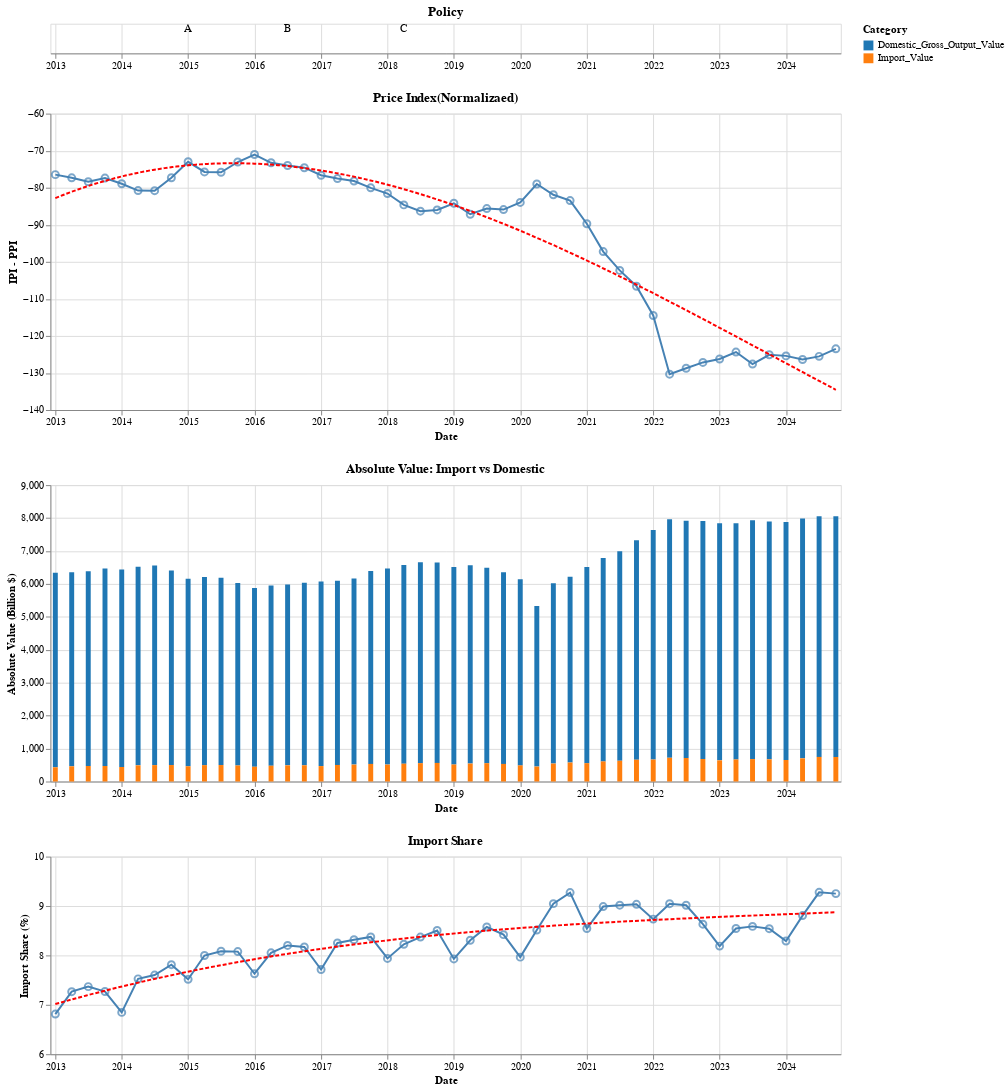

Here is the notebook cell this chart was saved with:
### Code cell
import pandas as pd
import altair as alt

# prepare dataframe
df_imp = pd.read_csv('../data/Processed/import_domestic/import.csv', names=['Quarter','Import_Value'],skiprows=1)
df_dmst  = pd.read_csv('../data/Processed/import_domestic/domestic_gross_output.csv', names=['Quarter','Domestic_Gross_Output_Value'],skiprows=1)

df = df_imp.merge(df_dmst, on='Quarter')
df['Date'] = pd.PeriodIndex(df['Quarter'], freq='Q').to_timestamp()
df['Share']   = df['Import_Value'] / (df['Import_Value'] + df['Domestic_Gross_Output_Value']) * 100
df = pd.merge(df, df_merge, how = "left", on = 'Date')

df_bar = df.melt(
    id_vars=['Date'],
    value_vars=['Domestic_Gross_Output_Value','Import_Value'],
    var_name='Type',
    value_name='Amount'
)

# build selector
nearest = alt.selection_point(
    fields=['Date'],
    nearest=True,
    on='mouseover',
    empty='none'
)

# build policy row
policy_bars = alt.Chart(policies).mark_rect().encode(
    x='start:T',
    x2='end:T',
    y=alt.value(0),        
    y2=alt.value(1),
    color=alt.Color('policy:N',
                    scale=alt.Scale(scheme='category10'))
).properties(height=30)

policy_labels = alt.Chart(policies).mark_text(
    baseline='middle', dy=-10, color='black'
).encode(
    x=alt.X('start:T', title=None),   
    text='policy:N'
).properties(height=30)

policy_row = alt.layer(policy_bars, policy_labels).properties(
    width=800,   
    title='Policy'
)

# build price index difference line chart
diff_line = alt.Chart(df).mark_line(color='steelblue', strokeWidth=2).encode(
    x=alt.X('Date:T', title='Date'),
    y=alt.Y('PriceDiff:Q', title='IPI - PPI', scale=alt.Scale(domain=[-140, -60])),
    tooltip=['Date:T', 'PriceDiff:Q']
)

points = alt.Chart(df).mark_point(
    color='steelblue', size=50
).encode(
    x='Date:T',
    y='PriceDiff:Q'
)

trend_line = diff_line.transform_regression(
    'Date', 'PriceDiff', method='poly', order=3
).mark_line(color='red', strokeDash=[4,2], strokeWidth=2)

price_text = alt.Chart(df).transform_filter(nearest).mark_text(
    dy=-10, color='black'
).encode(
    x='Date:T',
    y='PriceDiff:Q',
    text=alt.Text('PriceDiff:Q', format='.2f'))

line_rule = alt.Chart(df).mark_rule(color='gray').encode(
    x='Date:T'
).transform_filter(nearest)

price_index_chart = alt.layer(diff_line, points, trend_line, line_rule, price_text).properties(
    width=800,   
    title='Price Index(Normalizaed)'
)

# build top
bars = alt.Chart(df_bar).mark_bar().encode(
    x=alt.X('Date:T',),
    y=alt.Y('Amount:Q', title='Absolute Value (Billion $)'),
    color=alt.Color('Type:N',
                    scale=alt.Scale(domain=['Domestic_Gross_Output_Value','Import_Value'],
                                    range=['#4C78A8','#F58518']),
                    legend=alt.Legend(title='Category'))
)

bars_points = alt.Chart(df_bar).mark_point(size=100, opacity=0).encode(
    x='Date:T',
    y='Amount:Q'
).add_selection(nearest)

bars_rule = alt.Chart(df).mark_rule(color='gray').encode(
    x='Date:T'
).transform_filter(nearest)

bars_text = alt.Chart(df_bar).transform_filter(nearest).mark_text(
    dy=-5
).encode(
    x='Date:T',
    y='Amount:Q',
    text=alt.Text('Amount:Q', format='.0f'),
    detail='Type:N'      
)

top = alt.layer(bars, bars_points, bars_rule, bars_text).properties(
    width=800, height=300,
    title='Absolute Value: Import vs Domestic'
)

# build bottom
raw_line = alt.Chart(df).mark_line(
    color='steelblue', strokeWidth=2
).encode(
    x='Date:T',
    y=alt.Y('Share:Q', title='Import Share (%)', scale = alt.Scale(domain=[6, 10])),
)

points = alt.Chart(df).mark_point(
    color='steelblue', size=50
).encode(
    x='Date:T',
    y='Share:Q'
)

trend = alt.Chart(df).transform_regression(
    'Date', 'Share', method='poly', order=3
).mark_line(
    color='red', strokeDash=[4,2], strokeWidth=2
).encode(
    x='Date:T',
    y='Share:Q'
)

line_rule = alt.Chart(df).mark_rule(color='gray').encode(
    x='Date:T'
).transform_filter(nearest)

line_text = alt.Chart(df).transform_filter(nearest).mark_text(
    dy=-10, color='black'
).encode(
    x='Date:T',
    y='Share:Q',
    text=alt.Text('Share:Q', format='.2f')
)

bottom = alt.layer(raw_line, points, trend, line_rule, line_text).properties(
    width=800, height=200,
    title='Import Share'
)

# assemble
chart = alt.vconcat(policy_row, price_index_chart, top, bottom).resolve_scale(
    x='shared',    
    y='independent' 
)

chart

### Figure 1 — Vega-Lite specification as saved in the notebook (floating-point values rounded to 4 significant figures)
{"config": {"view": {"continuousWidth": 300, "continuousHeight": 300}}, "vconcat": [{"layer": [{"mark": {"type": "rect"}, "encoding": {"color": {"field": "policy", "scale": {"scheme": "category10"}, "type": "nominal"}, "x": {"field": "start", "type": "temporal"}, "x2": {"field": "end"}, "y": {"value": 0}, "y2": {"value": 1}}}, {"mark": {"type": "text", "baseline": "middle", "color": "black", "dy": -10}, "encoding": {"text": {"field": "policy", "type": "nominal"}, "x": {"field": "start", "title": null, "type": "temporal"}}}], "data": {"name": "data-03f48061e68c70d9641bb37fc0306d4b"}, "height": 30, "title": "Policy", "width": 800}, {"layer": [{"mark": {"type": "line", "color": "steelblue", "strokeWidth": 2}, "encoding": {"tooltip": [{"field": "Date", "type": "temporal"}, {"field": "PriceDiff", "type": "quantitative"}], "x": {"field": "Date", "title": "Date", "type": "temporal"}, "y": {"field": "PriceDiff", "scale": {"domain": [-140, -60]}, "title": "IPI - PPI", "type": "quantitative"}}}, {"mark": {"type": "point", "color": "steelblue", "size": 50}, "encoding": {"x": {"field": "Date", "type": "temporal"}, "y": {"field": "PriceDiff", "type": "quantitative"}}}, {"mark": {"type": "line", "color": "red", "strokeDash": [4, 2], "strokeWidth": 2}, "encoding": {"tooltip": [{"field": "Date", "type": "temporal"}, {"field": "PriceDiff", "type": "quantitative"}], "x": {"field": "Date", "title": "Date", "type": "temporal"}, "y": {"field": "PriceDiff", "scale": {"domain": [-140, -60]}, "title": "IPI - PPI", "type": "quantitative"}}, "transform": [{"on": "Date", "regression": "PriceDiff", "method": "poly", "order": 3}]}, {"mark": {"type": "rule", "color": "gray"}, "encoding": {"x": {"field": "Date", "type": "temporal"}}, "transform": [{"filter": {"param": "param_1", "empty": false}}]}, {"mark": {"type": "text", "color": "black", "dy": -10}, "encoding": {"text": {"field": "PriceDiff", "format": ".2f", "type": "quantitative"}, "x": {"field": "Date", "type": "temporal"}, "y": {"field": "PriceDiff", "type": "quantitative"}}, "transform": [{"filter": {"param": "param_1", "empty": false}}]}], "data": {"name": "data-1258e148820485a53bf685ec652dc108"}, "title": "Price Index(Normalizaed)", "width": 800}, {"layer": [{"data": {"name": "data-da1ffc71125fd02bb24c2d99c550f422"}, "mark": {"type": "bar"}, "encoding": {"color": {"field": "Type", "legend": {"title": "Category"}, "scale": {"domain": ["Domestic_Gross_Output_Value", "Import_Value"], "range": ["#4C78A8", "#F58518"]}, "type": "nominal"}, "x": {"field": "Date", "type": "temporal"}, "y": {"field": "Amount", "title": "Absolute Value (Billion $)", "type": "quantitative"}}}, {"data": {"name": "data-da1ffc71125fd02bb24c2d99c550f422"}, "mark": {"type": "point", "opacity": 0, "size": 100}, "encoding": {"x": {"field": "Date", "type": "temporal"}, "y": {"field": "Amount", "type": "quantitative"}}, "name": "view_1"}, {"data": {"name": "data-1258e148820485a53bf685ec652dc108"}, "mark": {"type": "rule", "color": "gray"}, "encoding": {"x": {"field": "Date", "type": "temporal"}}, "transform": [{"filter": {"param": "param_1", "empty": false}}]}, {"data": {"name": "data-da1ffc71125fd02bb24c2d99c550f422"}, "mark": {"type": "text", "dy": -5}, "encoding": {"detail": {"field": "Type", "type": "nominal"}, "text": {"field": "Amount", "format": ".0f", "type": "quantitative"}, "x": {"field": "Date", "type": "temporal"}, "y": {"field": "Amount", "type": "quantitative"}}, "transform": [{"filter": {"param": "param_1", "empty": false}}]}], "height": 300, "title": "Absolute Value: Import vs Domestic", "width": 800}, {"layer": [{"mark": {"type": "line", "color": "steelblue", "strokeWidth": 2}, "encoding": {"x": {"field": "Date", "type": "temporal"}, "y": {"field": "Share", "scale": {"domain": [6, 10]}, "title": "Import Share (%)", "type": "quantitative"}}}, {"mark": {"type": "point", "color": "steelblue", "size": 50}, "encoding": {"x": {"field": "Date", "type": "temporal"}, "y": {"field": "Share", "type": "quantitative"}}}, {"mark": {"type": "line", "color": "red", "strokeDash": [4, 2], "strokeWidth": 2}, "encoding": {"x": {"field": "Date", "type": "temporal"}, "y": {"field": "Share", "type": "quantitative"}}, "transform": [{"on": "Date", "regression": "Share", "method": "poly", "order": 3}]}, {"mark": {"type": "rule", "color": "gray"}, "encoding": {"x": {"field": "Date", "type": "temporal"}}, "transform": [{"filter": {"param": "param_1", "empty": false}}]}, {"mark": {"type": "text", "color": "black", "dy": -10}, "encoding": {"text": {"field": "Share", "format": ".2f", "type": "quantitative"}, "x": {"field": "Date", "type": "temporal"}, "y": {"field": "Share", "type": "quantitative"}}, "transform": [{"filter": {"param": "param_1", "empty": false}}]}], "data": {"name": "data-1258e148820485a53bf685ec652dc108"}, "height": 200, "title": "Import Share", "width": 800}], "params": [{"name": "param_1", "select": {"type": "point", "fields": ["Date"], "nearest": true, "on": "mouseover"}, "views": ["view_1"]}], "resolve": {"scale": {"x": "shared", "y": "independent"}}, "$schema": "https://vega.github.io/schema/vega-lite/v5.20.1.json", "datasets": {"data-03f48061e68c70d9641bb37fc0306d4b": [{"start": "2015-01-01T00:00:00", "end": "2016-06-30T00:00:00", "policy": "A"}, {"start": "2016-07-01T00:00:00", "end": "2018-03-31T00:00:00", "policy": "B"}, {"start": "2018-04-01T00:00:00", "end": "2020-12-31T00:00:00", "policy": "C"}], "data-1258e148820485a53bf685ec652dc108": [{"Quarter": "2013Q1", "Import_Value": 431.9, "Domestic_Gross_Output_Value": 5908.0, "Date": "2013-01-01T00:00:00", "Share": 6.812, "ImportPI": 117.6, "ProducerPI": 194.1, "PriceDiff": -76.47}, {"Quarter": "2013Q2", "Import_Value": 461.5, "Domestic_Gross_Output_Value": 5891.0, "Date": "2013-04-01T00:00:00", "Share": 7.266, "ImportPI": 116.6, "ProducerPI": 194.0, "PriceDiff": -77.33}, {"Quarter": "2013Q3", "Import_Value": 470.5, "Domestic_Gross_Output_Value": 5915.0, "Date": "2013-07-01T00:00:00", "Share": 7.368, "ImportPI": 115.9, "ProducerPI": 194.3, "PriceDiff": -78.4}, {"Quarter": "2013Q4", "Import_Value": 470.1, "Domestic_Gross_Output_Value": 5998.0, "Date": "2013-10-01T00:00:00", "Share": 7.269, "ImportPI": 115.8, "ProducerPI": 193.2, "PriceDiff": -77.4}, {"Quarter": "2014Q1", "Import_Value": 440.9, "Domestic_Gross_Output_Value": 5999.0, "Date": "2014-01-01T00:00:00", "Share": 6.846, "ImportPI": 116.3, "ProducerPI": 195.2, "PriceDiff": -78.93}, {"Quarter": "2014Q2", "Import_Value": 491.0, "Domestic_Gross_Output_Value": 6034.0, "Date": "2014-04-01T00:00:00", "Share": 7.525, "ImportPI": 116.5, "ProducerPI": 197.3, "PriceDiff": -80.77}, {"Quarter": "2014Q3", "Import_Value": 498.5, "Domestic_Gross_Output_Value": 6059.0, "Date": "2014-07-01T00:00:00", "Share": 7.602, "ImportPI": 116.4, "ProducerPI": 197.2, "PriceDiff": -80.8}, {"Quarter": "2014Q4", "Import_Value": 500.3, "Domestic_Gross_Output_Value": 5904.0, "Date": "2014-10-01T00:00:00", "Share": 7.813, "ImportPI": 114.9, "ProducerPI": 192.2, "PriceDiff": -77.3}, {"Quarter": "2015Q1", "Import_Value": 462.9, "Domestic_Gross_Output_Value": 5697.0, "Date": "2015-01-01T00:00:00", "Share": 7.515, "ImportPI": 112.5, "ProducerPI": 185.5, "PriceDiff": -73.0}, {"Quarter": "2015Q2", "Import_Value": 496.8, "Domestic_Gross_Output_Value": 5715.0, "Date": "2015-04-01T00:00:00", "Share": 7.998, "ImportPI": 111.9, "ProducerPI": 187.6, "PriceDiff": -75.73}, {"Quarter": "2015Q3", "Import_Value": 500.3, "Domestic_Gross_Output_Value": 5688.0, "Date": "2015-07-01T00:00:00", "Share": 8.085, "ImportPI": 110.8, "ProducerPI": 186.6, "PriceDiff": -75.83}, {"Quarter": "2015Q4", "Import_Value": 486.8, "Domestic_Gross_Output_Value": 5540.0, "Date": "2015-10-01T00:00:00", "Share": 8.077, "ImportPI": 109.4, "ProducerPI": 182.5, "PriceDiff": -73.07}, {"Quarter": "2016Q1", "Import_Value": 448.4, "Domestic_Gross_Output_Value": 5430.0, "Date": "2016-01-01T00:00:00", "Share": 7.629, "ImportPI": 108.2, "ProducerPI": 179.2, "PriceDiff": -71.03}, {"Quarter": "2016Q2", "Import_Value": 479.1, "Domestic_Gross_Output_Value": 5470.0, "Date": "2016-04-01T00:00:00", "Share": 8.053, "ImportPI": 108.7, "ProducerPI": 182.0, "PriceDiff": -73.27}, {"Quarter": "2016Q3", "Import_Value": 490.8, "Domestic_Gross_Output_Value": 5493.0, "Date": "2016-07-01T00:00:00", "Share": 8.202, "ImportPI": 109.0, "ProducerPI": 183.0, "PriceDiff": -74.0}, {"Quarter": "2016Q4", "Import_Value": 493.0, "Domestic_Gross_Output_Value": 5541.0, "Date": "2016-10-01T00:00:00", "Share": 8.17, "ImportPI": 109.0, "ProducerPI": 183.6, "PriceDiff": -74.6}, {"Quarter": "2017Q1", "Import_Value": 468.6, "Domestic_Gross_Output_Value": 5606.0, "Date": "2017-01-01T00:00:00", "Share": 7.714, "ImportPI": 109.5, "ProducerPI": 186.2, "PriceDiff": -76.63}, {"Quarter": "2017Q2", "Import_Value": 502.9, "Domestic_Gross_Output_Value": 5592.0, "Date": "2017-04-01T00:00:00", "Share": 8.251, "ImportPI": 110.0, "ProducerPI": 187.5, "PriceDiff": -77.53}, {"Quarter": "2017Q3", "Import_Value": 512.9, "Domestic_Gross_Output_Value": 5655.0, "Date": "2017-07-01T00:00:00", "Share": 8.316, "ImportPI": 110.2, "ProducerPI": 188.4, "PriceDiff": -78.2}, {"Quarter": "2017Q4", "Import_Value": 535.0, "Domestic_Gross_Output_Value": 5853.0, "Date": "2017-10-01T00:00:00", "Share": 8.374, "ImportPI": 110.9, "ProducerPI": 190.9, "PriceDiff": -80.03}, {"Quarter": "2018Q1", "Import_Value": 513.4, "Domestic_Gross_Output_Value": 5953.0, "Date": "2018-01-01T00:00:00", "Share": 7.939, "ImportPI": 111.8, "ProducerPI": 193.4, "PriceDiff": -81.57}, {"Quarter": "2018Q2", "Import_Value": 541.0, "Domestic_Gross_Output_Value": 6037.0, "Date": "2018-04-01T00:00:00", "Share": 8.225, "ImportPI": 112.5, "ProducerPI": 197.1, "PriceDiff": -84.63}, {"Quarter": "2018Q3", "Import_Value": 557.5, "Domestic_Gross_Output_Value": 6103.0, "Date": "2018-07-01T00:00:00", "Share": 8.371, "ImportPI": 112.3, "ProducerPI": 198.7, "PriceDiff": -86.33}, {"Quarter": "2018Q4", "Import_Value": 565.2, "Domestic_Gross_Output_Value": 6081.0, "Date": "2018-10-01T00:00:00", "Share": 8.503, "ImportPI": 112.0, "ProducerPI": 198.0, "PriceDiff": -86.0}, {"Quarter": "2019Q1", "Import_Value": 516.5, "Domestic_Gross_Output_Value": 5997.0, "Date": "2019-01-01T00:00:00", "Share": 7.929, "ImportPI": 111.5, "ProducerPI": 195.7, "PriceDiff": -84.2}, {"Quarter": "2019Q2", "Import_Value": 545.2, "Domestic_Gross_Output_Value": 6018.0, "Date": "2019-04-01T00:00:00", "Share": 8.306, "ImportPI": 111.3, "ProducerPI": 198.4, "PriceDiff": -87.17}, {"Quarter": "2019Q3", "Import_Value": 556.3, "Domestic_Gross_Output_Value": 5931.0, "Date": "2019-07-01T00:00:00", "Share": 8.575, "ImportPI": 111.0, "ProducerPI": 196.6, "PriceDiff": -85.63}, {"Quarter": "2019Q4", "Import_Value": 535.0, "Domestic_Gross_Output_Value": 5819.0, "Date": "2019-10-01T00:00:00", "Share": 8.42, "ImportPI": 110.6, "ProducerPI": 196.5, "PriceDiff": -85.9}, {"Quarter": "2020Q1", "Import_Value": 489.1, "Domestic_Gross_Output_Value": 5651.0, "Date": "2020-01-01T00:00:00", "Share": 7.965, "ImportPI": 110.7, "ProducerPI": 194.7, "PriceDiff": -83.97}, {"Quarter": "2020Q2", "Import_Value": 453.8, "Domestic_Gross_Output_Value": 4878.0, "Date": "2020-04-01T00:00:00", "Share": 8.512, "ImportPI": 109.4, "ProducerPI": 188.4, "PriceDiff": -79.0}, {"Quarter": "2020Q3", "Import_Value": 544.4, "Domestic_Gross_Output_Value": 5473.0, "Date": "2020-07-01T00:00:00", "Share": 9.048, "ImportPI": 110.8, "ProducerPI": 192.7, "PriceDiff": -81.9}, {"Quarter": "2020Q4", "Import_Value": 576.6, "Domestic_Gross_Output_Value": 5642.0, "Date": "2020-10-01T00:00:00", "Share": 9.271, "ImportPI": 111.5, "ProducerPI": 195.0, "PriceDiff": -83.47}, {"Quarter": "2021Q1", "Import_Value": 556.6, "Domestic_Gross_Output_Value": 5957.0, "Date": "2021-01-01T00:00:00", "Share": 8.544, "ImportPI": 113.8, "ProducerPI": 203.5, "PriceDiff": -89.73}, {"Quarter": "2021Q2", "Import_Value": 609.8, "Domestic_Gross_Output_Value": 6174.0, "Date": "2021-04-01T00:00:00", "Share": 8.989, "ImportPI": 117.1, "ProducerPI": 214.4, "PriceDiff": -97.23}, {"Quarter": "2021Q3", "Import_Value": 630.2, "Domestic_Gross_Output_Value": 6358.0, "Date": "2021-07-01T00:00:00", "Share": 9.017, "ImportPI": 118.2, "ProducerPI": 220.5, "PriceDiff": -102.3}, {"Quarter": "2021Q4", "Import_Value": 661.7, "Domestic_Gross_Output_Value": 6663.0, "Date": "2021-10-01T00:00:00", "Share": 9.034, "ImportPI": 119.8, "ProducerPI": 226.4, "PriceDiff": -106.6}, {"Quarter": "2022Q1", "Import_Value": 666.8, "Domestic_Gross_Output_Value": 6968.0, "Date": "2022-01-01T00:00:00", "Share": 8.734, "ImportPI": 123.6, "ProducerPI": 238.0, "PriceDiff": -114.5}, {"Quarter": "2022Q2", "Import_Value": 720.8, "Domestic_Gross_Output_Value": 7246.0, "Date": "2022-04-01T00:00:00", "Share": 9.047, "ImportPI": 125.8, "ProducerPI": 256.1, "PriceDiff": -130.3}, {"Quarter": "2022Q3", "Import_Value": 714.1, "Domestic_Gross_Output_Value": 7207.0, "Date": "2022-07-01T00:00:00", "Share": 9.014, "ImportPI": 124.6, "ProducerPI": 253.3, "PriceDiff": -128.7}, {"Quarter": "2022Q4", "Import_Value": 682.6, "Domestic_Gross_Output_Value": 7226.0, "Date": "2022-10-01T00:00:00", "Share": 8.632, "ImportPI": 123.5, "ProducerPI": 250.7, "PriceDiff": -127.1}, {"Quarter": "2023Q1", "Import_Value": 642.1, "Domestic_Gross_Output_Value": 7200.0, "Date": "2023-01-01T00:00:00", "Share": 8.188, "ImportPI": 122.9, "ProducerPI": 249.2, "PriceDiff": -126.2}, {"Quarter": "2023Q2", "Import_Value": 670.3, "Domestic_Gross_Output_Value": 7173.0, "Date": "2023-04-01T00:00:00", "Share": 8.545, "ImportPI": 122.5, "ProducerPI": 246.9, "PriceDiff": -124.4}, {"Quarter": "2023Q3", "Import_Value": 681.3, "Domestic_Gross_Output_Value": 7253.0, "Date": "2023-07-01T00:00:00", "Share": 8.587, "ImportPI": 122.0, "ProducerPI": 249.6, "PriceDiff": -127.6}, {"Quarter": "2023Q4", "Import_Value": 674.0, "Domestic_Gross_Output_Value": 7218.0, "Date": "2023-10-01T00:00:00", "Share": 8.54, "ImportPI": 121.2, "ProducerPI": 246.3, "PriceDiff": -125.1}, {"Quarter": "2024Q1", "Import_Value": 653.5, "Domestic_Gross_Output_Value": 7229.0, "Date": "2024-01-01T00:00:00", "Share": 8.291, "ImportPI": 121.9, "ProducerPI": 247.3, "PriceDiff": -125.4}, {"Quarter": "2024Q2", "Import_Value": 703.3, "Domestic_Gross_Output_Value": 7283.0, "Date": "2024-04-01T00:00:00", "Share": 8.806, "ImportPI": 122.9, "ProducerPI": 249.3, "PriceDiff": -126.4}, {"Quarter": "2024Q3", "Import_Value": 747.4, "Domestic_Gross_Output_Value": 7309.0, "Date": "2024-07-01T00:00:00", "Share": 9.277, "ImportPI": 122.9, "ProducerPI": 248.5, "PriceDiff": -125.5}, {"Quarter": "2024Q4", "Import_Value": 745.1, "Domestic_Gross_Output_Value": 7310.0, "Date": "2024-10-01T00:00:00", "Share": 9.251, "ImportPI": 123.2, "ProducerPI": 246.7, "PriceDiff": -123.5}], "data-da1ffc71125fd02bb24c2d99c550f422": [{"Date": "2013-01-01T00:00:00", "Type": "Domestic_Gross_Output_Value", "Amount": 5908.0}, {"Date": "2013-04-01T00:00:00", "Type": "Domestic_Gross_Output_Value", "Amount": 5891.0}, {"Date": "2013-07-01T00:00:00", "Type": "Domestic_Gross_Output_Value", "Amount": 5915.0}, {"Date": "2013-10-01T00:00:00", "Type": "Domestic_Gross_Output_Value", "Amount": 5998.0}, {"Date": "2014-01-01T00:00:00", "Type": "Domestic_Gross_Output_Value", "Amount": 5999.0}, {"Date": "2014-04-01T00:00:00", "Type": "Domestic_Gross_Output_Value", "Amount": 6034.0}, {"Date": "2014-07-01T00:00:00", "Type": "Domestic_Gross_Output_Value", "Amount": 6059.0}, {"Date": "2014-10-01T00:00:00", "Type": "Domestic_Gross_Output_Value", "Amount": 5904.0}, {"Date": "2015-01-01T00:00:00", "Type": "Domestic_Gross_Output_Value", "Amount": 5697.0}, {"Date": "2015-04-01T00:00:00", "Type": "Domestic_Gross_Output_Value", "Amount": 5715.0}, {"Date": "2015-07-01T00:00:00", "Type": "Domestic_Gross_Output_Value", "Amount": 5688.0}, {"Date": "2015-10-01T00:00:00", "Type": "Domestic_Gross_Output_Value", "Amount": 5540.0}, {"Date": "2016-01-01T00:00:00", "Type": "Domestic_Gross_Output_Value", "Amount": 5430.0}, {"Date": "2016-04-01T00:00:00", "Type": "Domestic_Gross_Output_Value", "Amount": 5470.0}, {"Date": "2016-07-01T00:00:00", "Type": "Domestic_Gross_Output_Value", "Amount": 5493.0}, {"Date": "2016-10-01T00:00:00", "Type": "Domestic_Gross_Output_Value", "Amount": 5541.0}, {"Date": "2017-01-01T00:00:00", "Type": "Domestic_Gross_Output_Value", "Amount": 5606.0}, {"Date": "2017-04-01T00:00:00", "Type": "Domestic_Gross_Output_Value", "Amount": 5592.0}, {"Date": "2017-07-01T00:00:00", "Type": "Domestic_Gross_Output_Value", "Amount": 5655.0}, {"Date": "2017-10-01T00:00:00", "Type": "Domestic_Gross_Output_Value", "Amount": 5853.0}, {"Date": "2018-01-01T00:00:00", "Type": "Domestic_Gross_Output_Value", "Amount": 5953.0}, {"Date": "2018-04-01T00:00:00", "Type": "Domestic_Gross_Output_Value", "Amount": 6037.0}, {"Date": "2018-07-01T00:00:00", "Type": "Domestic_Gross_Output_Value", "Amount": 6103.0}, {"Date": "2018-10-01T00:00:00", "Type": "Domestic_Gross_Output_Value", "Amount": 6081.0}, {"Date": "2019-01-01T00:00:00", "Type": "Domestic_Gross_Output_Value", "Amount": 5997.0}, {"Date": "2019-04-01T00:00:00", "Type": "Domestic_Gross_Output_Value", "Amount": 6018.0}, {"Date": "2019-07-01T00:00:00", "Type": "Domestic_Gross_Output_Value", "Amount": 5931.0}, {"Date": "2019-10-01T00:00:00", "Type": "Domestic_Gross_Output_Value", "Amount": 5819.0}, {"Date": "2020-01-01T00:00:00", "Type": "Domestic_Gross_Output_Value", "Amount": 5651.0}, {"Date": "2020-04-01T00:00:00", "Type": "Domestic_Gross_Output_Value", "Amount": 4878.0}, {"Date": "2020-07-01T00:00:00", "Type": "Domestic_Gross_Output_Value", "Amount": 5473.0}, {"Date": "2020-10-01T00:00:00", "Type": "Domestic_Gross_Output_Value", "Amount": 5642.0}, {"Date": "2021-01-01T00:00:00", "Type": "Domestic_Gross_Output_Value", "Amount": 5957.0}, {"Date": "2021-04-01T00:00:00", "Type": "Domestic_Gross_Output_Value", "Amount": 6174.0}, {"Date": "2021-07-01T00:00:00", "Type": "Domestic_Gross_Output_Value", "Amount": 6358.0}, {"Date": "2021-10-01T00:00:00", "Type": "Domestic_Gross_Output_Value", "Amount": 6663.0}, {"Date": "2022-01-01T00:00:00", "Type": "Domestic_Gross_Output_Value", "Amount": 6968.0}, {"Date": "2022-04-01T00:00:00", "Type": "Domestic_Gross_Output_Value", "Amount": 7246.0}, {"Date": "2022-07-01T00:00:00", "Type": "Domestic_Gross_Output_Value", "Amount": 7207.0}, {"Date": "2022-10-01T00:00:00", "Type": "Domestic_Gross_Output_Value", "Amount": 7226.0}, {"Date": "2023-01-01T00:00:00", "Type": "Domestic_Gross_Output_Value", "Amount": 7200.0}, {"Date": "2023-04-01T00:00:00", "Type": "Domestic_Gross_Output_Value", "Amount": 7173.0}, {"Date": "2023-07-01T00:00:00", "Type": "Domestic_Gross_Output_Value", "Amount": 7253.0}, {"Date": "2023-10-01T00:00:00", "Type": "Domestic_Gross_Output_Value", "Amount": 7218.0}, {"Date": "2024-01-01T00:00:00", "Type": "Domestic_Gross_Output_Value", "Amount": 7229.0}, {"Date": "2024-04-01T00:00:00", "Type": "Domestic_Gross_Output_Value", "Amount": 7283.0}, {"Date": "2024-07-01T00:00:00", "Type": "Domestic_Gross_Output_Value", "Amount": 7309.0}, {"Date": "2024-10-01T00:00:00", "Type": "Domestic_Gross_Output_Value", "Amount": 7310.0}, {"Date": "2013-01-01T00:00:00", "Type": "Import_Value", "Amount": 431.9}, {"Date": "2013-04-01T00:00:00", "Type": "Import_Value", "Amount": 461.5}, {"Date": "2013-07-01T00:00:00", "Type": "Import_Value", "Amount": 470.5}, {"Date": "2013-10-01T00:00:00", "Type": "Import_Value", "Amount": 470.1}, {"Date": "2014-01-01T00:00:00", "Type": "Import_Value", "Amount": 440.9}, {"Date": "2014-04-01T00:00:00", "Type": "Import_Value", "Amount": 491.0}, {"Date": "2014-07-01T00:00:00", "Type": "Import_Value", "Amount": 498.5}, {"Date": "2014-10-01T00:00:00", "Type": "Import_Value", "Amount": 500.3}, {"Date": "2015-01-01T00:00:00", "Type": "Import_Value", "Amount": 462.9}, {"Date": "2015-04-01T00:00:00", "Type": "Import_Value", "Amount": 496.8}, {"Date": "2015-07-01T00:00:00", "Type": "Import_Value", "Amount": 500.3}, {"Date": "2015-10-01T00:00:00", "Type": "Import_Value", "Amount": 486.8}, {"Date": "2016-01-01T00:00:00", "Type": "Import_Value", "Amount": 448.4}, {"Date": "2016-04-01T00:00:00", "Type": "Import_Value", "Amount": 479.1}, {"Date": "2016-07-01T00:00:00", "Type": "Import_Value", "Amount": 490.8}, {"Date": "2016-10-01T00:00:00", "Type": "Import_Value", "Amount": 493.0}, {"Date": "2017-01-01T00:00:00", "Type": "Import_Value", "Amount": 468.6}, {"Date": "2017-04-01T00:00:00", "Type": "Import_Value", "Amount": 502.9}, {"Date": "2017-07-01T00:00:00", "Type": "Import_Value", "Amount": 512.9}, {"Date": "2017-10-01T00:00:00", "Type": "Import_Value", "Amount": 535.0}, {"Date": "2018-01-01T00:00:00", "Type": "Import_Value", "Amount": 513.4}, {"Date": "2018-04-01T00:00:00", "Type": "Import_Value", "Amount": 541.0}, {"Date": "2018-07-01T00:00:00", "Type": "Import_Value", "Amount": 557.5}, {"Date": "2018-10-01T00:00:00", "Type": "Import_Value", "Amount": 565.2}, {"Date": "2019-01-01T00:00:00", "Type": "Import_Value", "Amount": 516.5}, {"Date": "2019-04-01T00:00:00", "Type": "Import_Value", "Amount": 545.2}, {"Date": "2019-07-01T00:00:00", "Type": "Import_Value", "Amount": 556.3}, {"Date": "2019-10-01T00:00:00", "Type": "Import_Value", "Amount": 535.0}, {"Date": "2020-01-01T00:00:00", "Type": "Import_Value", "Amount": 489.1}, {"Date": "2020-04-01T00:00:00", "Type": "Import_Value", "Amount": 453.8}, {"Date": "2020-07-01T00:00:00", "Type": "Import_Value", "Amount": 544.4}, {"Date": "2020-10-01T00:00:00", "Type": "Import_Value", "Amount": 576.6}, {"Date": "2021-01-01T00:00:00", "Type": "Import_Value", "Amount": 556.6}, {"Date": "2021-04-01T00:00:00", "Type": "Import_Value", "Amount": 609.8}, {"Date": "2021-07-01T00:00:00", "Type": "Import_Value", "Amount": 630.2}, {"Date": "2021-10-01T00:00:00", "Type": "Import_Value", "Amount": 661.7}, {"Date": "2022-01-01T00:00:00", "Type": "Import_Value", "Amount": 666.8}, {"Date": "2022-04-01T00:00:00", "Type": "Import_Value", "Amount": 720.8}, {"Date": "2022-07-01T00:00:00", "Type": "Import_Value", "Amount": 714.1}, {"Date": "2022-10-01T00:00:00", "Type": "Import_Value", "Amount": 682.6}, {"Date": "2023-01-01T00:00:00", "Type": "Import_Value", "Amount": 642.1}, {"Date": "2023-04-01T00:00:00", "Type": "Import_Value", "Amount": 670.3}, {"Date": "2023-07-01T00:00:00", "Type": "Import_Value", "Amount": 681.3}, {"Date": "2023-10-01T00:00:00", "Type": "Import_Value", "Amount": 674.0}, {"Date": "2024-01-01T00:00:00", "Type": "Import_Value", "Amount": 653.5}, {"Date": "2024-04-01T00:00:00", "Type": "Import_Value", "Amount": 703.3}, {"Date": "2024-07-01T00:00:00", "Type": "Import_Value", "Amount": 747.4}, {"Date": "2024-10-01T00:00:00", "Type": "Import_Value", "Amount": 745.1}]}}
